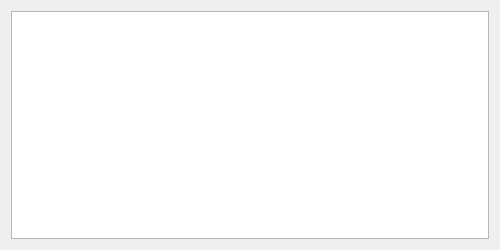
<?xml version="1.0" encoding="UTF-8"?>
<ui version="4.0">
 <class>plug_widgetClass</class>
 <widget class="QMainWindow" name="plug_widgetClass">
  <property name="geometry">
   <rect>
    <x>0</x>
    <y>0</y>
    <width>500</width>
    <height>250</height>
   </rect>
  </property>
  <property name="windowTitle">
   <string>框中每一行输入一个插件的地址，格式：Github用户名/仓库名</string>
  </property>
  <widget class="QWidget" name="centralWidget">
   <layout class="QGridLayout" name="gridLayout_2">
    <item row="0" column="0">
     <layout class="QGridLayout" name="gridLayout">
      <item row="0" column="0">
       <widget class="QPlainTextEdit" name="plug_editor"/>
      </item>
     </layout>
    </item>
   </layout>
  </widget>
 </widget>
 <layoutdefault spacing="6" margin="11"/>
 <resources/>
 <connections/>
</ui>
